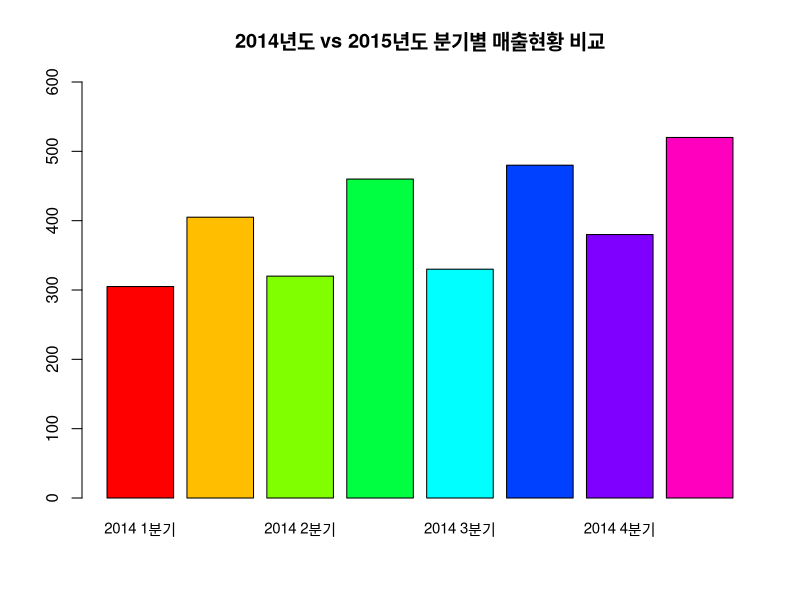
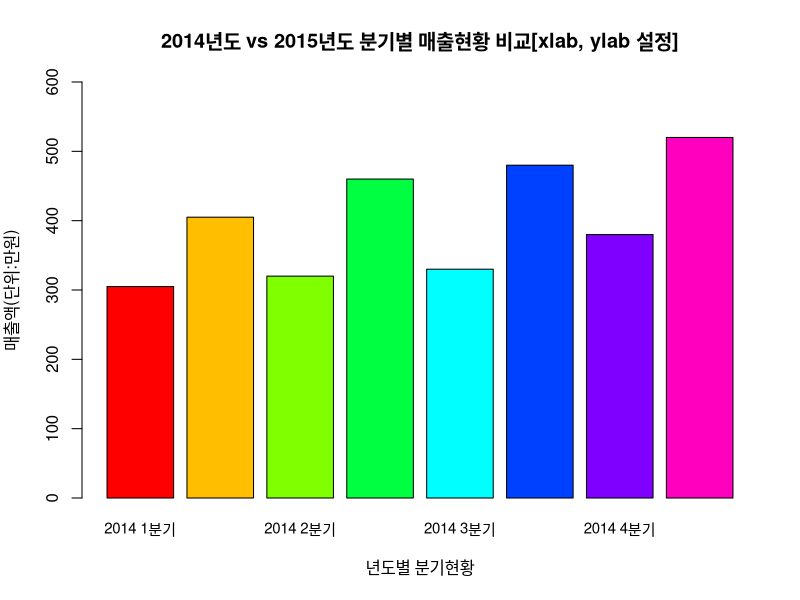
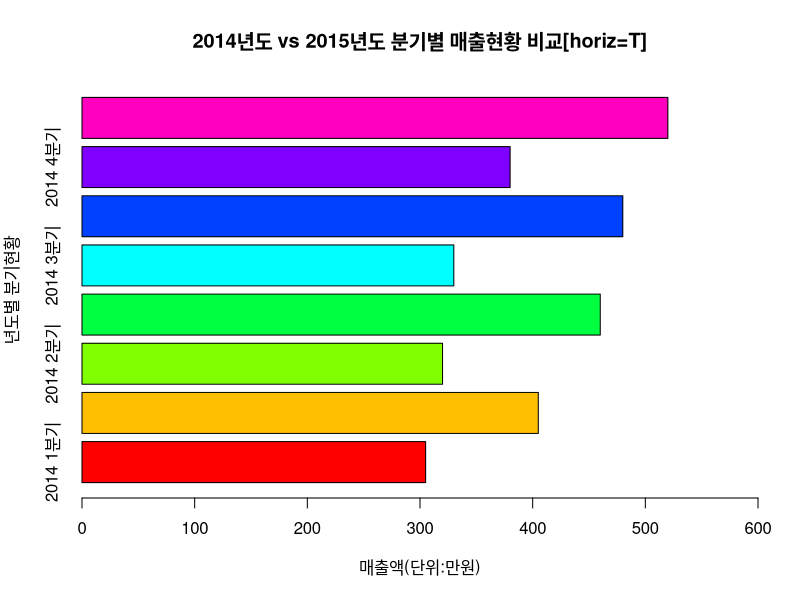
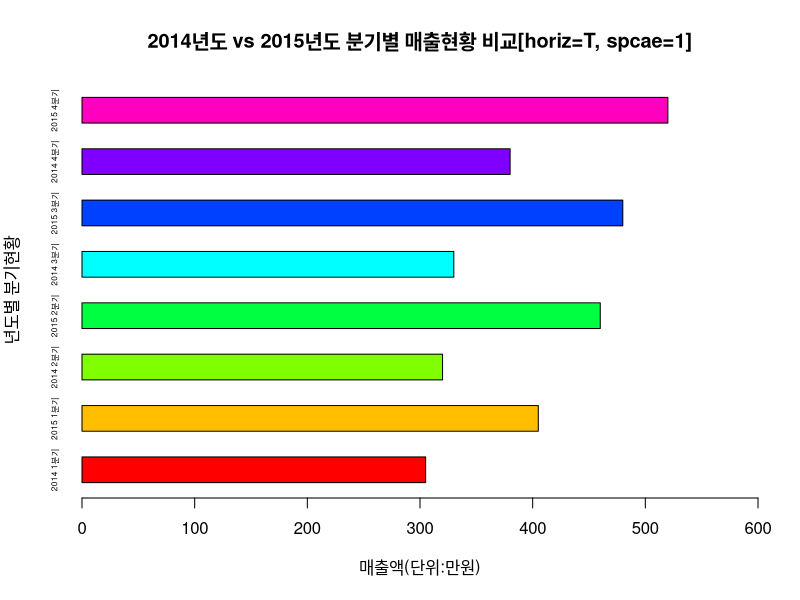
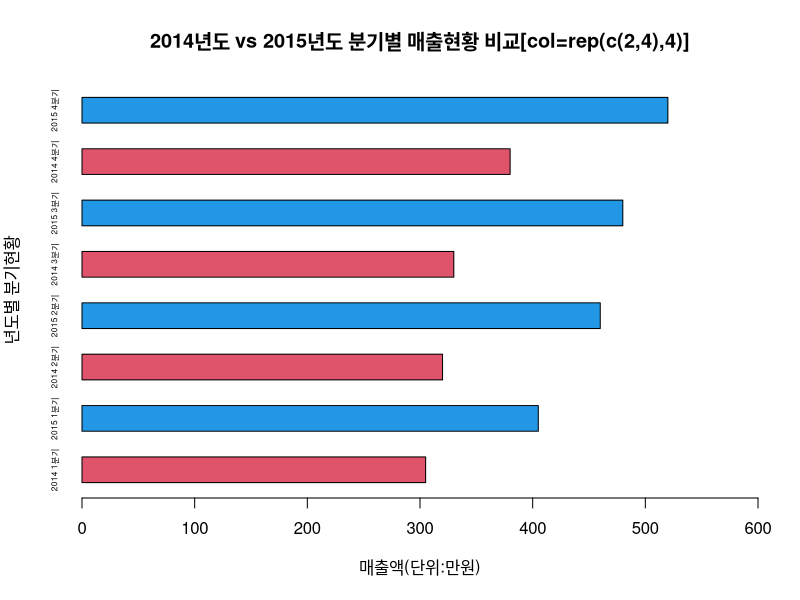
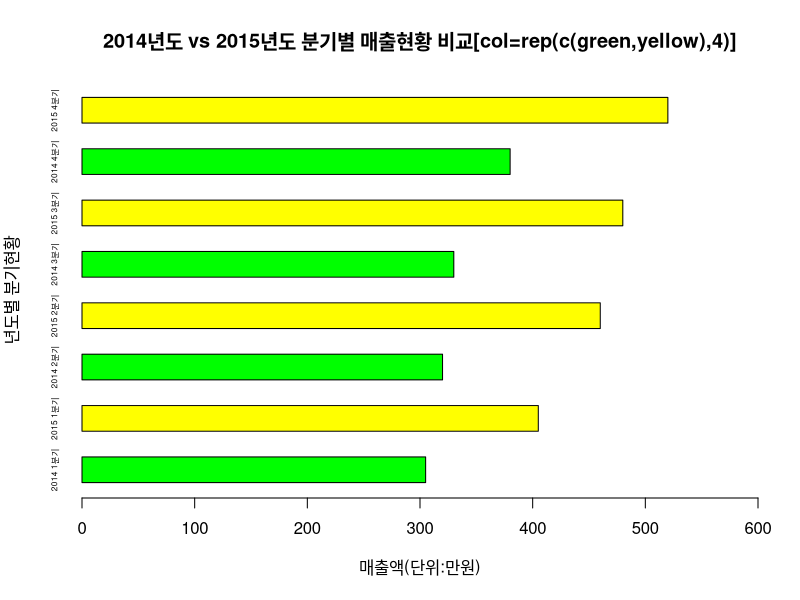
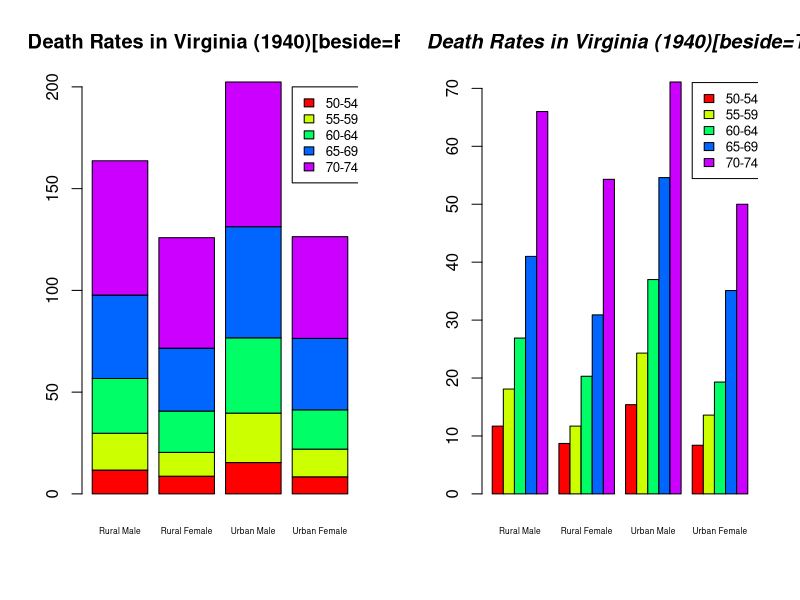

Generate these figures, in order, with R: (Note: this script raises an error after producing the figures.)
# 시각화 도구 분류

#         칼럼특성                    시각화도구                  설명
# 칼럼수  숫자형  범주형
#   1       1                     hist, plot, barplot       숫자형 컬럼 1개
#   1               1             pie, barplot              범주형 컬럼 1개
#   2       2                     plot, abline, boxplot     숫자형 컬럼 2개
#   3       3                     scatterplot3d             숫자형 컬럼 3개
#   n       n       n             pairs(산점도 매트릭스)    n개의 컬럼

# 이산변수 : 정수 단위로 나누어 측정할 수 있는 변수 : barplot, pie, plot 이용

# barplot, hist 차이 : barplot은 범주형, hist는 연속형

# barplot : 세로막대, ylim(y축 범위), col(막대 색상), main(제목), cex.names=x축 문자 크기
chart_data <- c(305,405,320,460,330,480,380,520)
names(chart_data) <- c("2014 1분기", "2015 1분기", "2014 2분기", "2015 2분기",
                       "2014 3분기", "2015 3분기", "2014 4분기", "2015 4분기")
chart_data
mode(chart_data); class(chart_data) # numeric, numeric
postscriptFonts() # pdf 폰트 지원 확인하기 $Korea1deb
pdf.options(family="Korea1deb") # 한글 옵션 설정
pdf("C:/R_Studio/Rscript/chapter/chapter05/barplot.pdf")
par(mfrow=c(1,1))
barplot(chart_data, ylim=c(0,600), col=rainbow(8),
        main="2014년도 vs 2015년도 분기별 매출현황 비교", cex.names=0.9)

help(barplot) # barplot 도움말 보기

# 가로축, 세로축 레이블 추가 : xlab(x축이름), ylab(y축이름) 속성 이용
barplot(chart_data, ylab="매출액(단위:만원)", xlab="년도별 분기현황", ylim=c(0,600),
        col=rainbow(8), main="2014년도 vs 2015년도 분기별 매출현황 비교[xlab, ylab 설정]",
        cex.names=0.9)

# 가로 barplot : horiz 속성을 TRUE로 지정하면 된다.
barplot(chart_data, xlim=c(0,600), xlab="매출액(단위:만원)", ylab="년도별 분기현황",
        horiz=T, col=rainbow(8),
        main="2014년도 vs 2015년도 분기별 매출현황 비교[horiz=T]")

# 막대 사이 간격 조정 : space
barplot(chart_data, xlim=c(0,600), xlab="매출액(단위:만원)", ylab="년도별 분기현황",
        horiz=T, col=rainbow(8), space=1, cex.names=0.5,
        main="2014년도 vs 2015년도 분기별 매출현황 비교[horiz=T, spcae=1]")

# 막대 색상 특정색 지정 : 1(검정), 2(빨강), 3(초록), 4(파랑), 5(하늘색), 6(자주색), 7(노랑)
barplot(chart_data, xlim=c(0,600), xlab="매출액(단위:만원)", ylab="년도별 분기현황",
        space=1, cex.names=0.5, col=rep(c(2,4),4), horiz=T,
        main="2014년도 vs 2015년도 분기별 매출현황 비교[col=rep(c(2,4),4)]")
# 노랑과 그린 색상으로 지정
barplot(chart_data, xlim=c(0,600), xlab="매출액(단위:만원)", ylab="년도별 분기현황",
        space=1, cex.names=0.5, col=rep(c("green","yellow"),4), horiz=T,
        main="2014년도 vs 2015년도 분기별 매출현황 비교[col=rep(c(green,yellow),4)]")

# 누적 막대차트
# 단계 1 : 메모리 가져오기, 데이터 셋 확인하기
data(VADeaths)
VADeaths
str(VADeaths) # 5행 4열
mode(VADeaths); class(VADeaths) # numeric, matrix
dimnames(VADeaths) # names는 각 vector의 이름이고 dimnames는 각 행,열의 이름
rownames(VADeaths) # "50-54" "55-59" "60-64" "65-69" "70-74"
colnames(VADeaths) # "Rural Male"   "Rural Female" "Urban Male"   "Urban Female"
help(VADeaths)
par(mfrow=c(1,2)) # 1행 2열 그래프 보기(한화면에 2개)

# 단계 2: barplot 그리기(beside F, T 여부 확인)
# beside : X축 값이 측면으로 배열, F면 하나의 막대에 누적

# (1) beside=F
barplot(VADeaths, beside=F, col=rainbow(5), 
        main="Death Rates in Virginia (1940)[beside=F]", cex.names =0.5)
# legend : 범례표시. x좌표, y좌표, 범주 설정, 색상(fill), 크기(cex) 등
help(legend)
legend(3.8, 200, rownames(VADeaths), cex=0.8, fill=rainbow(5))

# (2) beside=T
barplot(VADeaths, beside=T, col=rainbow(5), cex.names =0.5)
legend(19,71,rownames(VADeaths), cex=0.8, fill=rainbow(5))
title(main="Death Rates in Virginia (1940)[beside=T]", font.main=4) # 타이틀 설정
dev.off() # pdf 종료

# dotchart(점도표)
# 그래프 관련 정리 http://blog.naver.com/kjhnav/220831638477
help(dotchart)
dotchart(x, labels = NULL, groups = NULL, gdata = NULL,
         cex = par("cex"), pt.cex = cex,
         pch = 21, gpch = 21, bg = par("bg"),
         color = par("fg"), gcolor = par("fg"), lcolor = "gray",
         xlim = range(x[is.finite(x)]),
         main = NULL, xlab = NULL, ylab = NULL, ...)
# x : 차트가 그려질 data
# labels : 점에 대한 설명문
# cex : 점의 확대
# pch : 점 모양
# color : 점 색상
# lcolor : 선 생상
# main : 차트 제목
# xlab, ylab : x,y축 이름

# 분기별 매출현황 dotchart 시각화
postscriptFonts()
pdf.options(family="Korea1")
pdf("C:/R_Studio/Rscript/chapter/chapter05/dot_pie.pdf")

chart_data
names(chart_data)
par(mfrow=c(1,1)) # 1행 1열 그래프 보기(한화면에 1개)
dotchart(chart_data, col=c("blue","red"), lcol="1", pch=1:2, labels=names(chart_data),
         xlab="매출액", main="2014, 2015년도 분기별 매출액 현황[dotchart]", cex=1.2)

# piechart 시각화
help(pie)
pie(x, labels = names(x), edges = 200, radius = 0.8,
    clockwise = FALSE, init.angle = if(clockwise) 90 else 0,
    density = NULL, angle = 45, col = NULL, border = NULL,
    lty = NULL, main = NULL, ...)
# x : 차트가 그려질 데이터
# labels : 조각에 대한 설명문
# col : 색상
# border : 테두리색
# lty : 선타입
# main : 제목

# 분기별 매출현황 시각화
pie(chart_data, labels=names(chart_data), col=rainbow(8), cex=1.0)
title("2014~2015년도 분기별 매출현황[piechart]")
dev.off()